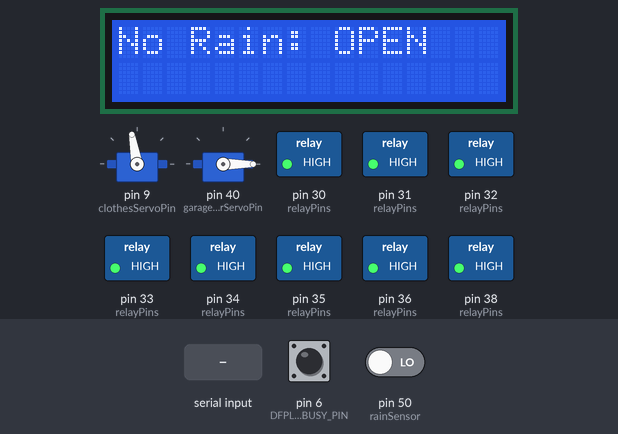
Bench run of a sketch on a simulated Arduino Mega 2560, built with avr-gcc and run on an emulated ATmega2560. On the bench: 2 × servo, 16×2 character LCD, switched loads named in the sketch (green lamp = pin HIGH). Inputs (shaded band) come from the test bench; at power-on: pin 50 (rainSensor) LOW, pin 6 (DFPLAYER_BUSY_PIN) HIGH. The audio player accepts every command and is not drawn; what the sketch prints to the serial monitor is not drawn.

Above: at 4.8 s.
4.9 s: "1\n" received over the second serial link
At 6.0 s:
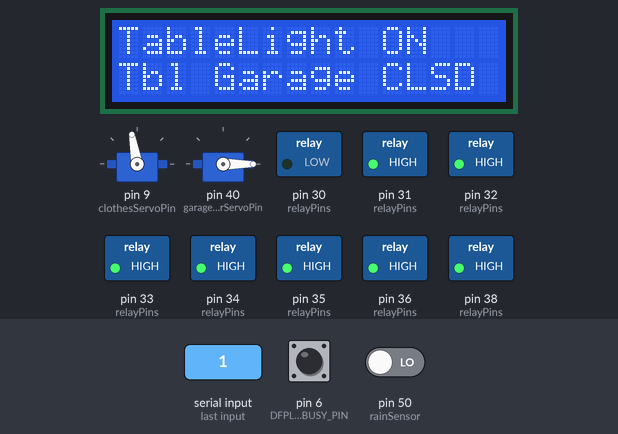
7.1 s: pin 50 (rainSensor) driven HIGH
At 8.0 s:
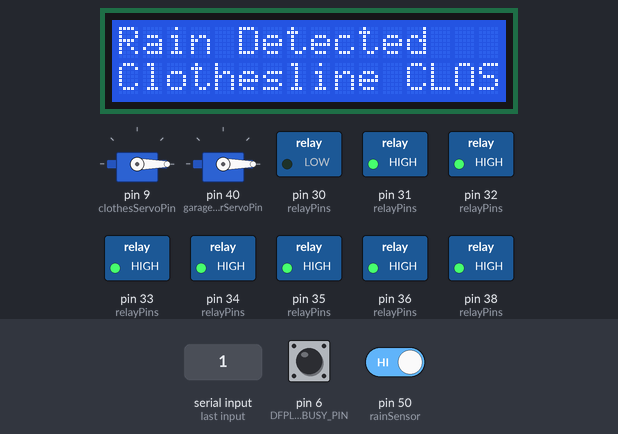
10.1 s: "2\n" received over the second serial link
At 11.3 s:
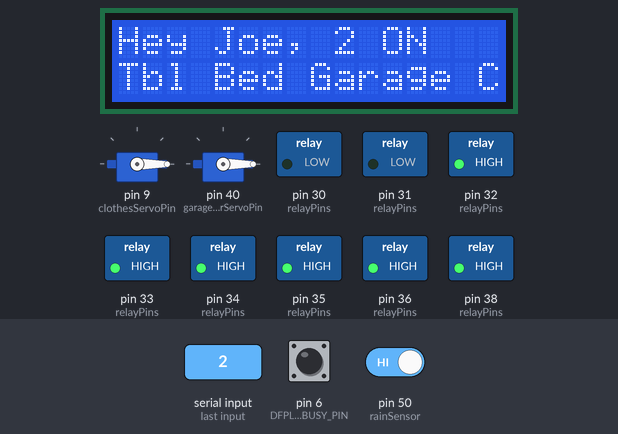
11.6 s: "0\n" received over the second serial link
At 12.5 s:
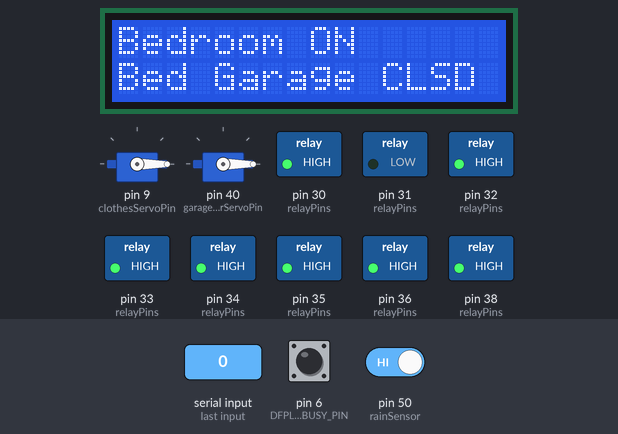
13.1 s: "4\n" received over the second serial link
At 13.7 s:
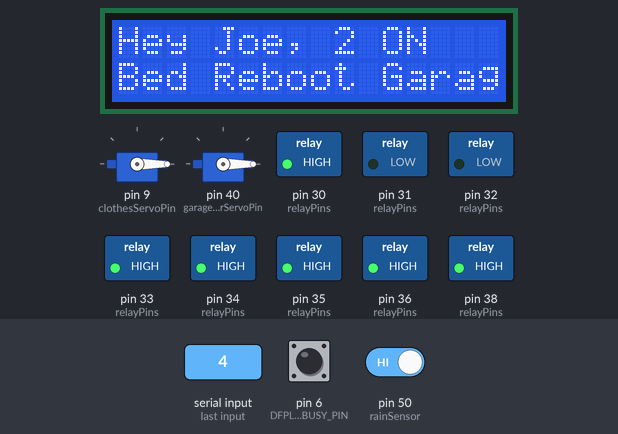
14.6 s: "3\n" received over the second serial link
At 16.1 s:
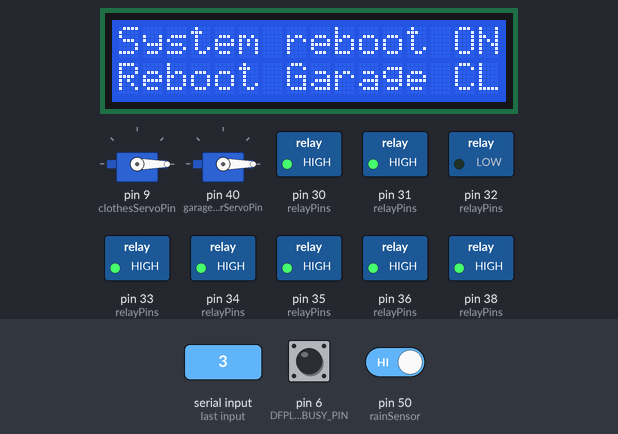
Timing chart, 0 to 17.1 s (numbered marks = the images above; inputs shaded):
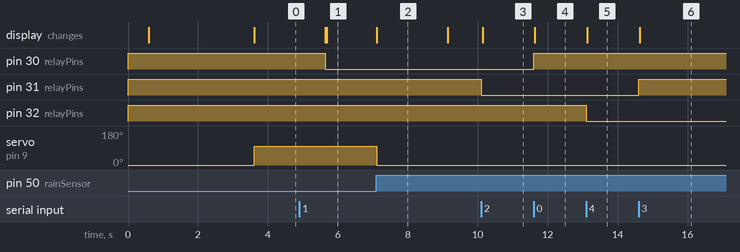

Measured:
- after the input at 4.9 s, pin 30 (relayPins): HIGH → LOW after 0.75 s; the display: first differs from a run without the input after 0.78 s (image 1)
- after the input at 7.1 s, servo on pin 9 (clothesServoPin): 100° → 0° at once; the display: changes at once (image 2)
- after the input at 10.1 s, pin 31 (relayPins): HIGH → LOW at once; the display: changes at once (image 3)
- after the input at 11.6 s, pin 30 (relayPins): LOW → HIGH at once; the display: changes at once (image 4)
- after the input at 13.1 s, pin 32 (relayPins): HIGH → LOW at once; the display: changes at once (image 5)
- after the input at 14.6 s, pin 31 (relayPins): LOW → HIGH at once; the display: changes at once (image 6)
- what the display in image 2 shows lasts 2.0 s, from 7.1 s to 9.1 s

The sketch:

smart_home_with_audio2.ino
```cpp
#include <LiquidCrystal.h>
#include <Servo.h>
#include <DFRobotDFPlayerMini.h>

// --- LCD Setup (RS, E, D4, D5, D6, D7)
LiquidCrystal lcd(22, 23, 24, 25, 26, 27);

// --- Servo for clothesline
Servo clothesServo;
const int clothesServoPin = 9;

// --- Servo for Garage Door
Servo garageDoorServo;
const int garageDoorServoPin = 40;

// --- Relays
const int relayTable    = 30;
const int relayBedroom  = 31;
const int relayReboot   = 32;
const int relayGarage   = 33;
const int relaySecurity = 34;
const int relayAlarm    = 35;
const int relayFan      = 36;
const int relayFence    = 38;

// --- Rain Sensor
const int rainSensor = 50;

// --- DFPlayer
DFRobotDFPlayerMini myDFPlayer;
#define DFPLAYER_BUSY_PIN 6

// --- States
bool tableState       = false;
bool bedroomState     = false;
bool rebootState      = false;
bool garageState      = false;
bool securityState    = false;
bool alarmState       = false;
bool fanState         = false;
bool fenceState       = false;
bool garageDoorOpen   = false;

int lastRainReading = -1;

// ---------- Helpers
String normalize(String s) {
  s.trim();
  for (size_t i = 0; i < s.length(); i++) s[i] = (char)tolower(s[i]);
  return s;
}

// --- Wait until audio finishes playing
void waitForAudio() {
  while (digitalRead(DFPLAYER_BUSY_PIN) == LOW) {
    delay(50); // wait while DFPlayer is busy
  }
}

void setDevice(bool on, int relayPin, bool &stateRef, int audioNumOn, int audioNumOff) {
  stateRef = on;
  digitalWrite(relayPin, on ? LOW : HIGH);
  waitForAudio(); // ensure previous audio finishes
  myDFPlayer.play(on ? audioNumOn : audioNumOff); // Play audio
}

// Set all devices at once
void setAll(bool on) {
  setDevice(on, relayTable, tableState, 1, 2);      // Table Light ON/OFF
  setDevice(on, relayBedroom, bedroomState, 3, 4);  // Bedroom Light ON/OFF
  setDevice(on, relayReboot, rebootState, 5, 5);    // Reboot ON/OFF
  setDevice(on, relayGarage, garageState, 6, 7);    // Garage Light ON/OFF
  setDevice(on, relaySecurity, securityState, 8, 9);// Security Light ON/OFF
  setDevice(on, relayAlarm, alarmState, 10, 11);    // Alarm ON/OFF
  setDevice(on, relayFan, fanState, 12, 13);        // Fan ON/OFF
  setDevice(on, relayFence, fenceState, 14, 15);    // Fence ON/OFF
}

// ---------- Setup
void setup() {
  // Relay pins
  int relayPins[] = {relayTable, relayBedroom, relayReboot, relayGarage, relaySecurity, relayAlarm, relayFan, relayFence};
  for (int i = 0; i < 8; i++) pinMode(relayPins[i], OUTPUT);

  // All relays off initially
  for (int i = 0; i < 8; i++) digitalWrite(relayPins[i], HIGH);

  // Rain & servos
  pinMode(rainSensor, INPUT);
  clothesServo.attach(clothesServoPin);
  clothesServo.write(0);
  garageDoorServo.attach(garageDoorServoPin);
  garageDoorServo.write(0);

  // DFPlayer
  pinMode(DFPLAYER_BUSY_PIN, INPUT);
  Serial.begin(9600);
  Serial1.begin(9600);   // Bluetooth
  Serial2.begin(9600);   // DFPlayer
  if (!myDFPlayer.begin(Serial2)) Serial.println("DFPlayer not detected!");
  else {
    Serial.println("DFPlayer online.");
    myDFPlayer.play(22); // Welcome Message: 0022.mp3
    waitForAudio();      // Do not interrupt welcome audio
  }

  // LCD
  lcd.begin(16, 2);
  lcd.print("WELCOME TO JP");
  lcd.setCursor(0, 1);
  lcd.print("SMART HOME");
  delay(3000);
  lcd.clear();
  updateLCD();
}

// ---------- Main loop
void loop() {
  // --- Bluetooth
  if (Serial1.available()) {
    char peeked = Serial1.peek();
    if ((peeked >= '0' && peeked <= '9') || (peeked >= 'A' && peeked <= 'H')) {
      char c = Serial1.read();
      processBluetoothCommand(c);
      updateLCD();
    } else {
      String cmd = Serial1.readStringUntil('\n');
      if (cmd.length() == 0) cmd = Serial1.readStringUntil('\r');
      cmd = normalize(cmd);
      if (cmd.length() > 0) {
        processVoiceCommand(cmd);
        updateLCD();
      }
    }
  }

  // --- Serial commands
  if (Serial.available()) {
    String cmd = Serial.readStringUntil('\n');
    if (cmd.length() == 0) cmd = Serial.readStringUntil('\r');
    cmd = normalize(cmd);
    if (cmd.length() > 0) {
      processVoiceCommand(cmd);
      updateLCD();
    }
  }

  // --- Rain sensor & clothesline
  int r = digitalRead(rainSensor);
  if (r == HIGH) clothesServo.write(0);
  else clothesServo.write(100);

  if (r != lastRainReading) {
    lastRainReading = r;
    lcd.clear();
    lcd.setCursor(0, 0);
    if (r == LOW) {
      lcd.print("No Rain: OPEN");
      waitForAudio();
      myDFPlayer.play(21); // No Rain audio: 0021.mp3
    } else {
      lcd.print("Rain Detected");
      lcd.setCursor(0,1);
      lcd.print("Clothesline CLOSE");
      waitForAudio();
      myDFPlayer.play(20); // Rain Detected audio: 0020.mp3
    }
    delay(2000);
    updateLCD();
  }
}

// ---------- Single-char Bluetooth commands
void processBluetoothCommand(char cmd) {
  switch(cmd) {
    case '1': setDevice(true, relayTable, tableState, 1,2); break;
    case '0': setDevice(false, relayTable, tableState, 1,2); break;
    case '2': setDevice(true, relayBedroom, bedroomState, 3,4); break;
    case '3': setDevice(false, relayBedroom, bedroomState, 3,4); break;
    case '4': setDevice(true, relayReboot, rebootState, 5,5); break;
    case '5': setDevice(false, relayReboot, rebootState, 5,5); break;
    case '6': setDevice(true, relayGarage, garageState, 6,7); break;
    case '7': setDevice(false, relayGarage, garageState, 6,7); break;
    case '8': setDevice(true, relaySecurity, securityState, 8,9); break;
    case '9': setDevice(false, relaySecurity, securityState, 8,9); break;
    case 'A': setDevice(true, relayAlarm, alarmState, 10,11); break;
    case 'B': setDevice(false, relayAlarm, alarmState, 10,11); break;
    case 'C': setDevice(true, relayFan, fanState, 12,13); break;
    case 'D': setDevice(false, relayFan, fanState, 12,13); break;
    case 'G': setDevice(true, relayFence, fenceState, 14,15); break;
    case 'H': setDevice(false, relayFence, fenceState, 14,15); break;
    case 'E': garageDoorServo.write(90); garageDoorOpen=true; waitForAudio(); myDFPlayer.play(16); break; // Garage Open
    case 'F': garageDoorServo.write(0); garageDoorOpen=false; waitForAudio(); myDFPlayer.play(17); break; // Garage Close
  }
}

// ---------- Voice phrases
void processVoiceCommand(String command) {
  if (!command.startsWith("jp ")) return;
  String rest = command.substring(3);

  if (rest == "all on") { setAll(true); waitForAudio(); myDFPlayer.play(18); return; } // All ON
  if (rest == "all off") { setAll(false); waitForAudio(); myDFPlayer.play(19); return; } // All OFF

  bool turnOn = rest.endsWith(" on");
  bool turnOff = rest.endsWith(" off");

  if (rest == "open garage") { garageDoorServo.write(90); garageDoorOpen=true; waitForAudio(); myDFPlayer.play(16); return; }
  if (rest == "close garage") { garageDoorServo.write(0); garageDoorOpen=false; waitForAudio(); myDFPlayer.play(17); return; }

  String device = rest;
  if (turnOn || turnOff) device = rest.substring(0, rest.lastIndexOf(' '));

  if (device.indexOf("table")!=-1) setDevice(turnOn, relayTable, tableState, 1,2);
  else if (device.indexOf("bed")!=-1) setDevice(turnOn, relayBedroom, bedroomState, 3,4);
  else if (device.indexOf("reboot")!=-1) setDevice(turnOn, relayReboot, rebootState, 5,5);
  else if (device.indexOf("garage")!=-1) setDevice(turnOn, relayGarage, garageState, 6,7);
  else if (device.indexOf("security")!=-1) setDevice(turnOn, relaySecurity, securityState, 8,9);
  else if (device.indexOf("alarm")!=-1) setDevice(turnOn, relayAlarm, alarmState, 10,11);
  else if (device.indexOf("fan")!=-1) setDevice(turnOn, relayFan, fanState, 12,13);
  else if (device.indexOf("fence")!=-1) setDevice(turnOn, relayFence, fenceState, 14,15);
}

// ---------- LCD
void updateLCD() {
  lcd.clear();
  int countOn = tableState + bedroomState + rebootState + garageState + securityState + alarmState + fanState + fenceState;

  lcd.setCursor(0,0);
  if (countOn == 0 && !garageDoorOpen) lcd.print("Hey Joe, All Off");
  else if (countOn >= 2) lcd.print("Hey Joe, "), lcd.print(countOn), lcd.print(" ON");
  else {
    if(tableState) lcd.print("TableLight ON");
    else if(bedroomState) lcd.print("Bedroom ON");
    else if(rebootState) lcd.print("System reboot ON");
    else if(garageState) lcd.print("GarageLight ON");
    else if(securityState) lcd.print("Security ON");
    else if(alarmState) lcd.print("Alarm ON");
    else if(fanState) lcd.print("Fan ON");
    else if(fenceState) lcd.print("Fence ON");
  }

  lcd.setCursor(0,1);
  if(tableState) lcd.print("Tbl ");
  if(bedroomState) lcd.print("Bed ");
  if(rebootState) lcd.print("Reboot ");
  if(garageState) lcd.print("GarL ");
  if(securityState) lcd.print("Sec ");
  if(alarmState) lcd.print("Alm ");
  if(fanState) lcd.print("Fan ");
  if(fenceState) lcd.print("Fence ");
  if(garageDoorOpen) lcd.print("Garage OPEN");
  else lcd.print("Garage CLSD");
}
```
